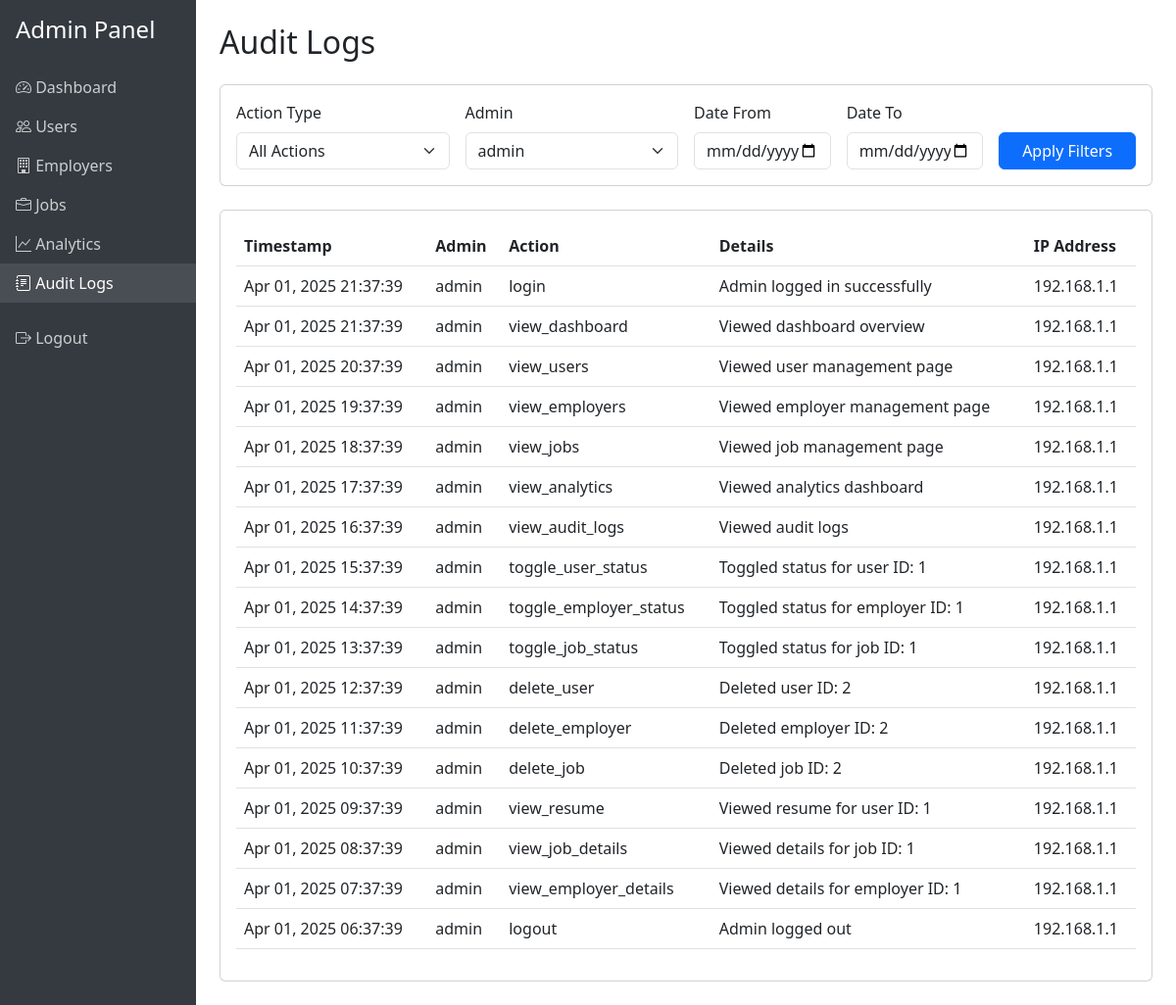
The page /admin/audit-logs.php?admin_id=1 (signed in) on the database its author committed.
### tables this page shows
CREATE TABLE IF NOT EXISTS audit_logs (
    log_id INT PRIMARY KEY AUTO_INCREMENT,
    admin_id INT NOT NULL,
    action_type VARCHAR(50) NOT NULL,
    details TEXT,
    ip_address VARCHAR(45),
    created_at TIMESTAMP DEFAULT CURRENT_TIMESTAMP,
    FOREIGN KEY (admin_id) REFERENCES admins(admin_id)
);

### admin/audit-logs.php (the view, shortened to what this page needs)
<?php
require_once '../config.php';
$date_from = isset($_GET['date_from']) ? $_GET['date_from'] : '';
$date_to = isset($_GET['date_to']) ? $_GET['date_to'] : '';
$admin_id = isset($_GET['admin_id']) ? $_GET['admin_id'] : '';
$query = "
    SELECT al.*, a.username as admin_username
    FROM audit_logs al
    JOIN admins a ON al.admin_id = a.admin_id
    WHERE 1=1
";
$params = [];
if ($admin_id) {
    $query .= " AND al.admin_id = ?";
    $params[] = $admin_id;
}
$query .= " ORDER BY al.created_at DESC";
$stmt = $pdo->prepare($query);
if (!empty($params)) {
    $stmt->execute($params);
} else {
    $stmt->execute();
}
$result = $stmt->fetchAll(PDO::FETCH_ASSOC);
$admins = $pdo->query("SELECT admin_id, username FROM admins ORDER BY username")->fetchAll(PDO::FETCH_ASSOC);
?>
<!DOCTYPE html>
<html lang="en">
<head>
    <link href="https://cdn.jsdelivr.net/npm/bootstrap@5.3.0/dist/css/bootstrap.min.css" rel="stylesheet">
    <link href="https://cdn.jsdelivr.net/npm/bootstrap-icons@1.7.2/font/bootstrap-icons.css" rel="stylesheet">
</head>
<body>
    <div class="container-fluid">
        <div class="row">
            <div class="col-md-3 col-lg-2 px-0 sidebar">
                <div class="p-3">
                    <h4>Admin Panel</h4>
                </div>
                <ul class="nav flex-column">
                    <li class="nav-item">
                        <a class="nav-link" href="dashboard.php">
                            <i class="bi bi-speedometer2"></i> Dashboard
                        </a>
                    </li>
                    <li class="nav-item">
                        <a class="nav-link" href="users.php">
                            <i class="bi bi-people"></i> Users
                        </a>
                    </li>
                    <li class="nav-item">
                        <a class="nav-link" href="employers.php">
                            <i class="bi bi-building"></i> Employers
                        </a>
                    </li>
                    <li class="nav-item">
                        <a class="nav-link" href="jobs.php">
                            <i class="bi bi-briefcase"></i> Jobs
                        </a>
                    </li>
                    <li class="nav-item">
                        <a class="nav-link" href="analytics.php">
                            <i class="bi bi-graph-up"></i> Analytics
                        </a>
                    </li>
                    <li class="nav-item">
                        <a class="nav-link active" href="audit-logs.php">
                            <i class="bi bi-journal-text"></i> Audit Logs
                        </a>
                    </li>
                    <li class="nav-item mt-3">
                        <a class="nav-link" href="logout.php">
                            <i class="bi bi-box-arrow-right"></i> Logout
                        </a>
                    </li>
                </ul>
            </div>
            <div class="col-md-9 col-lg-10 p-4">
                <h2 class="mb-4">Audit Logs</h2>
                <div class="card mb-4">
                    <div class="card-body">
                        <form method="GET" class="row g-3">
                            <div class="col-md-3">
                                <label class="form-label">Action Type</label>
                                <select name="action_type" class="form-select">
                                    <option value="">All Actions</option>
                                </select>
                            </div>
                            <div class="col-md-3">
                                <label class="form-label">Admin</label>
                                <select name="admin_id" class="form-select">
                                    <?php foreach ($admins as $admin): ?>
                                        <option value="<?php echo $admin['admin_id']; ?>"
                                                <?php echo $admin_id == $admin['admin_id'] ? 'selected' : ''; ?>>
                                            <?php echo htmlspecialchars($admin['username']); ?>
                                        </option>
                                    <?php endforeach; ?>
                                </select>
                            </div>
                            <div class="col-md-2">
                                <label class="form-label">Date From</label>
                                <input type="date" name="date_from" class="form-control" value="<?php echo $date_from; ?>">
                            </div>
                            <div class="col-md-2">
                                <label class="form-label">Date To</label>
                                <input type="date" name="date_to" class="form-control" value="<?php echo $date_to; ?>">
                            </div>
                            <div class="col-md-2 d-flex align-items-end">
                                <button type="submit" class="btn btn-primary w-100">Apply Filters</button>
                            </div>
                        </form>
                    </div>
                </div>
                <div class="card">
                    <div class="card-body">
                        <div class="table-responsive">
                            <table class="table table-hover">
                                <thead>
                                    <tr>
                                        <th>Timestamp</th>
                                        <th>Admin</th>
                                        <th>Action</th>
                                        <th>Details</th>
                                        <th>IP Address</th>
                                    </tr>
                                </thead>
                                <tbody>
                                    <?php foreach ($result as $log): ?>
                                    <tr>
                                        <td><?php echo date('M d, Y H:i:s', strtotime($log['created_at'])); ?></td>
                                        <td><?php echo htmlspecialchars($log['admin_username']); ?></td>
                                        <td><?php echo htmlspecialchars($log['action_type']); ?></td>
                                        <td><?php echo htmlspecialchars($log['details']); ?></td>
                                        <td><?php echo htmlspecialchars($log['ip_address']); ?></td>
                                    </tr>
                                    <?php endforeach; ?>
                                </tbody>
                            </table>
                        </div>
                    </div>
                </div>
            </div>
        </div>
    </div>
</body>
</html>

### admin/audit-logs.php (style rules this page uses)
.sidebar { min-height: 100vh; background: #343a40; color: white; }
.sidebar .nav-link { color: rgba(255,255,255,.75); }
.sidebar .nav-link.active { color: white; background: rgba(255,255,255,.1); }

### rows shown on the page
audit_logs: created_at "Apr 01, 2025 21:37:39", admin.username "admin", action_type "login", details "Admin logged in successfully", ip_address "192.168.1.1"
audit_logs: created_at "Apr 01, 2025 21:37:39", admin.username "admin", action_type "view_dashboard", details "Viewed dashboard overview", ip_address "192.168.1.1"
audit_logs: created_at "Apr 01, 2025 20:37:39", admin.username "admin", action_type "view_users", details "Viewed user management page", ip_address "192.168.1.1"
audit_logs: created_at "Apr 01, 2025 19:37:39", admin.username "admin", action_type "view_employers", details "Viewed employer management page", ip_address "192.168.1.1"
audit_logs: created_at "Apr 01, 2025 18:37:39", admin.username "admin", action_type "view_jobs", details "Viewed job management page", ip_address "192.168.1.1"
audit_logs: created_at "Apr 01, 2025 17:37:39", admin.username "admin", action_type "view_analytics", details "Viewed analytics dashboard", ip_address "192.168.1.1"
audit_logs: created_at "Apr 01, 2025 16:37:39", admin.username "admin", action_type "view_audit_logs", details "Viewed audit logs", ip_address "192.168.1.1"
audit_logs: created_at "Apr 01, 2025 15:37:39", admin.username "admin", action_type "toggle_user_status", details "Toggled status for user ID: 1", ip_address "192.168.1.1"
audit_logs: created_at "Apr 01, 2025 14:37:39", admin.username "admin", action_type "toggle_employer_status", details "Toggled status for employer ID: 1", ip_address "192.168.1.1"
audit_logs: created_at "Apr 01, 2025 13:37:39", admin.username "admin", action_type "toggle_job_status", details "Toggled status for job ID: 1", ip_address "192.168.1.1"
audit_logs: created_at "Apr 01, 2025 12:37:39", admin.username "admin", action_type "delete_user", details "Deleted user ID: 2", ip_address "192.168.1.1"
audit_logs: created_at "Apr 01, 2025 11:37:39", admin.username "admin", action_type "delete_employer", details "Deleted employer ID: 2", ip_address "192.168.1.1"
audit_logs: created_at "Apr 01, 2025 10:37:39", admin.username "admin", action_type "delete_job", details "Deleted job ID: 2", ip_address "192.168.1.1"
audit_logs: created_at "Apr 01, 2025 09:37:39", admin.username "admin", action_type "view_resume", details "Viewed resume for user ID: 1", ip_address "192.168.1.1"
audit_logs: created_at "Apr 01, 2025 08:37:39", admin.username "admin", action_type "view_job_details", details "Viewed details for job ID: 1", ip_address "192.168.1.1"
audit_logs: created_at "Apr 01, 2025 07:37:39", admin.username "admin", action_type "view_employer_details", details "Viewed details for employer ID: 1", ip_address "192.168.1.1"
audit_logs: created_at "Apr 01, 2025 06:37:39", admin.username "admin", action_type "logout", details "Admin logged out", ip_address "192.168.1.1"

### other values the page prints
form field admin_id "admin"
